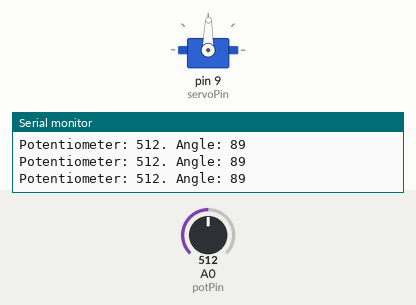
This sketch was run on a simulated Arduino Uno, built with avr-gcc and run on an emulated ATmega328P. On the bench: servo, the last lines printed to the serial monitor. The test bench sets the inputs (shaded band); at power-on: A0 (potPin) = 512.

Above: at 1.2 s.
1.3 s: A0 (potPin) set to 716
At 2.5 s:
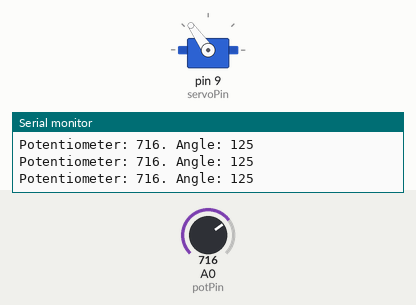
2.8 s: A0 (potPin) set to 984
At 3.5 s:
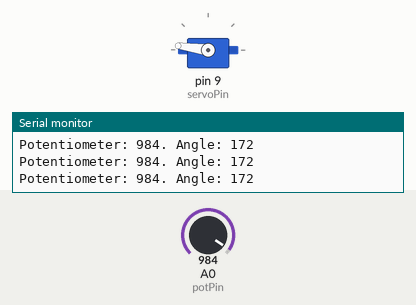
4.3 s: A0 (potPin) set to 1013
At 4.8 s:
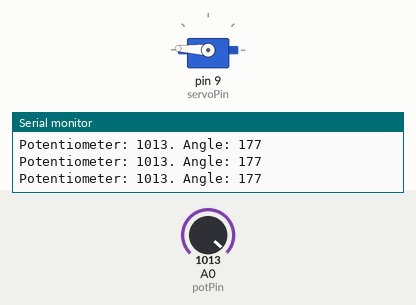
5.8 s: A0 (potPin) set to 900
At 6.8 s:
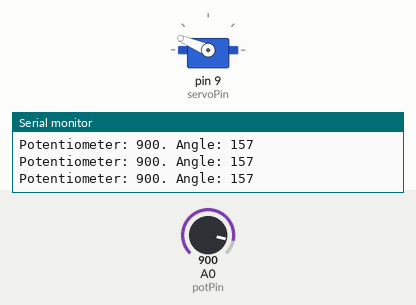
7.3 s: A0 (potPin) set to 583
At 8.1 s:
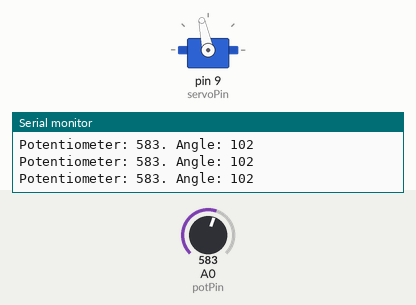
8.8 s: A0 (potPin) set to 560
At 10.1 s:
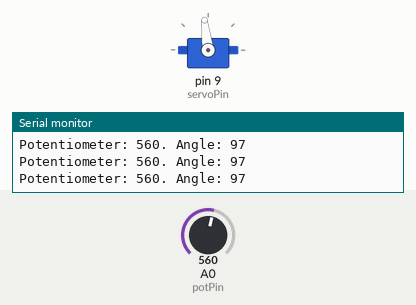
Timing chart, 0 to 11.3 s (numbered marks = the images above; inputs shaded):
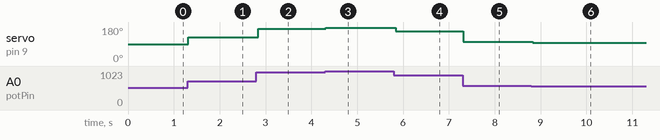

Measured:
- after the input at 1.3 s, servo on pin 9 (servoPin): 89° → 125° at once
- after the input at 2.8 s, servo on pin 9 (servoPin): 125° → 172° at once
- after the input at 4.3 s, servo on pin 9 (servoPin): 172° → 177° at once
- after the input at 5.8 s, servo on pin 9 (servoPin): 177° → 157° at once
- after the input at 7.3 s, servo on pin 9 (servoPin): 157° → 102° at once
- after the input at 8.8 s, servo on pin 9 (servoPin): 102° → 97° at once

The sketch:

servo.ino
```cpp
#include <Servo.h>

int const potPin = A0;
int const servoPin = 9;

int potVal;
int angle;

Servo myServo;

 void setup() {
  // put your setup code here, to run once:
  myServo.attach(servoPin);

  Serial.begin(9600);
}

void loop() {
  // put your main code here, to run repeatedly:
  potVal = analogRead(potPin);
  angle = map(potVal, 0, 1023, 0, 179);

  Serial.print("Potentiometer: ");
  Serial.print(potVal);
  Serial.print(". Angle: ");
  Serial.print(angle);
  Serial.println();

  myServo.write(angle);

  delay(50);
}
```
